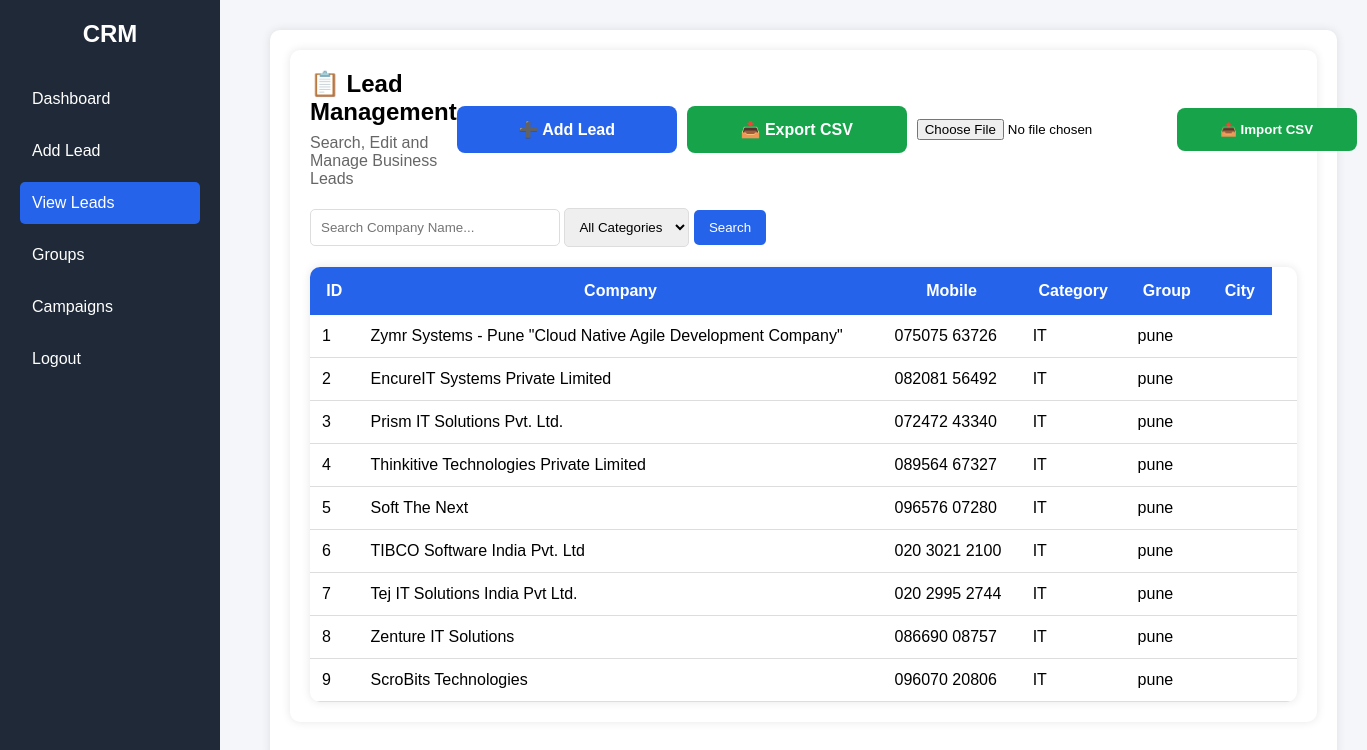
Page /leads on the committed database.
### app/models.py (models this page shows)
class Lead(Base):
    __tablename__ = "leads"
    id = Column(Integer, primary_key=True, index=True)
    company_name = Column(String)
    mobile_number = Column(String)
    address = Column(String)
    category = Column(String)
    group_name = Column(String)
    city = Column(String)
    website = Column(String)

### app/main.py (the view)
@app.get("/leads")
def view_leads(
    request: Request,
    search: str = "",
    category: str = "",
    db: Session = Depends(get_db)
):
    query = db.query(Lead)
    if search:
        query = query.filter(
            Lead.company_name.ilike(f"%{search}%")
        )
    if category:
        query = query.filter(
            Lead.category == category
        )
    leads = query.all()
    return templates.TemplateResponse(
        "leads.html",
        {
            "request": request,
            "leads": leads,
            "search": search,
            "category": category
        }
    )

### templates/leads.html (shortened to what this page needs)
<!DOCTYPE html>
<html>
<head>
</head>
<body>
<div class="sidebar">
    <h2>CRM</h2>
            <a href="/dashboard">Dashboard</a>
            <a href="/add-lead">Add Lead</a>
            <a href="/leads" class="active">View Leads</a>
            <a href="/groups">Groups</a>
            <a href="/campaigns">Campaigns</a>
            <a href="/logout">Logout</a>
</div>
<div class="main">
    <div class="header">
<div class="header">
    <div style="
        display:flex;
        justify-content:space-between;
        align-items:center;
        margin-bottom:20px;
    ">
        <div>
            <h2>📋 Lead Management</h2>
            <p style="
                margin-top:8px;
                color:#666;
            ">
                Search, Edit and Manage Business Leads
            </p>
        </div>
        <div style="
            display:flex;
            align-items:center;
            gap:10px;
        ">
            <a
                href="/add-lead"
                style="
                    background:#2563eb;
                    color:white;
                    padding:14px 40px;
                    text-decoration:none;
                    border-radius:8px;
                    font-weight:bold;
                    width:180px;
                    text-align:center;
                    display:flex;
                    justify-content:center;
                    align-items:center;
                    min-width:220px;
                    text-align:center;
                    display:inline-block;
                "
            >
                ➕ Add Lead
            </a>
            <a
                href="/export-csv"
                style="
                    background:#16a34a;
                    color:white;
                    padding:14px 40px;
                    text-decoration:none;
                    border-radius:8px;
                    font-weight:bold;
                    width:180px;
                    text-align:center;
                    display:flex;
                    justify-content:center;
                    align-items:center;
                    min-width:220px;
                    text-align:center;
                    display:inline-block;
                "
            >
                📥 Export CSV
            </a>
            <form
                    action="/import-csv"
                    method="post"
                    enctype="multipart/form-data"
                    style="
                        display:flex;
                        align-items:center;
                        gap:10px;
                        margin:0;
                    "
                >
                <input
                        type="file"
                        name="file"
                        accept=".csv"
                        required
                        style="
                            width:250px;
                        "
                >
               <button
                            type="submit"
                            style="
                                background:#16a34a;
                                color:white;
                                padding:14px 40px;
                                border-radius:8px;
                                font-weight:bold;
                                width:180px;
                                text-align:center;
                                border:none;
                                cursor:pointer;
                            "
                >
                            📤 Import CSV
                </button>
            </form>
        </div>
    </div>
    <form method="get" action="/leads" style="margin-bottom:20px;">
        <input
            type="text"
            name="search"
            placeholder="Search Company Name..."
            value="{{ search }}"
            style="
                padding:10px;
                width:250px;
                border:1px solid #ddd;
                border-radius:5px;
            "
        >
        <select
            name="category"
            style="
                padding:10px;
                border:1px solid #ddd;
                border-radius:5px;
            "
        >
            <option value="">All Categories</option>
        </select>
        <button
            type="submit"
            style="
                padding:10px 15px;
                background:#2563eb;
                color:white;
                border:none;
                border-radius:5px;
                cursor:pointer;
            "
        >
            Search
        </button>
    </form>
    <table>
        <tr>
            <th>ID</th>
            <th>Company</th>
            <th>Mobile</th>
            <th>Category</th>
            <th>Group</th>
            <th>City</th>
        </tr>
        {% for lead in leads %}
        <tr>
            <td>{{ lead.id }}</td>
            <td>{{ lead.company_name }}</td>
            <td>{{ lead.mobile_number }}</td>
            <td>{{ lead.category }}</td>
            <td>{{ lead.group_name }}</td>
            <td>{{ lead.city }}</td>
            <td>
            </td>
        </tr>
        {% endfor %}
    </table>
</div>
</body>
</html>

### templates/leads.html (style rules this page uses)
* { margin:0; padding:0; box-sizing:border-box; }
body { font-family: Arial, sans-serif; background:#f4f6f9; }
.sidebar { position:fixed; left:0; top:0; width:220px; height:100vh; background:#1f2937; padding:20px; }
.sidebar h2 { color:white; text-align:center; margin-bottom:30px; }
.sidebar a { display:block; color:white; text-decoration:none; padding:12px; margin-bottom:10px; border-radius:5px; }
.active { background:#2563eb; }
.main { margin-left:240px; padding:30px; }
.header { background:white; padding:20px; border-radius:10px; box-shadow:0px 0px 10px rgba(0,0,0,0.1); margin-bottom:20px; }
table { width:100%; border-collapse:collapse; background:white; border-radius:10px; overflow:hidden; box-shadow:0px 0px 10px rgba(0,0,0,0.1); }
th { background:#2563eb; color:white; padding:15px; }
td { padding:12px; border-bottom:1px solid #ddd; }

### rows in the picture
Lead: id "1", company_name "Zymr Systems - Pune \"Cloud Native Agile Development Company\"", mobile_number "075075 63726", category "IT", group_name "pune"
Lead: id "2", company_name "EncureIT Systems Private Limited", mobile_number "082081 56492", category "IT", group_name "pune"
Lead: id "3", company_name "Prism IT Solutions Pvt. Ltd.", mobile_number "072472 43340", category "IT", group_name "pune"
Lead: id "4", company_name "Thinkitive Technologies Private Limited", mobile_number "089564 67327", category "IT", group_name "pune"
Lead: id "5", company_name "Soft The Next", mobile_number "096576 07280", category "IT", group_name "pune"
Lead: id "6", company_name "TIBCO Software India Pvt. Ltd", mobile_number "020 3021 2100", category "IT", group_name "pune"
Lead: id "7", company_name "Tej IT Solutions India Pvt Ltd.", mobile_number "020 2995 2744", category "IT", group_name "pune"
Lead: id "8", company_name "Zenture IT Solutions", mobile_number "086690 08757", category "IT", group_name "pune"
Lead: id "9", company_name "ScroBits Technologies", mobile_number "096070 20806", category "IT", group_name "pune"
